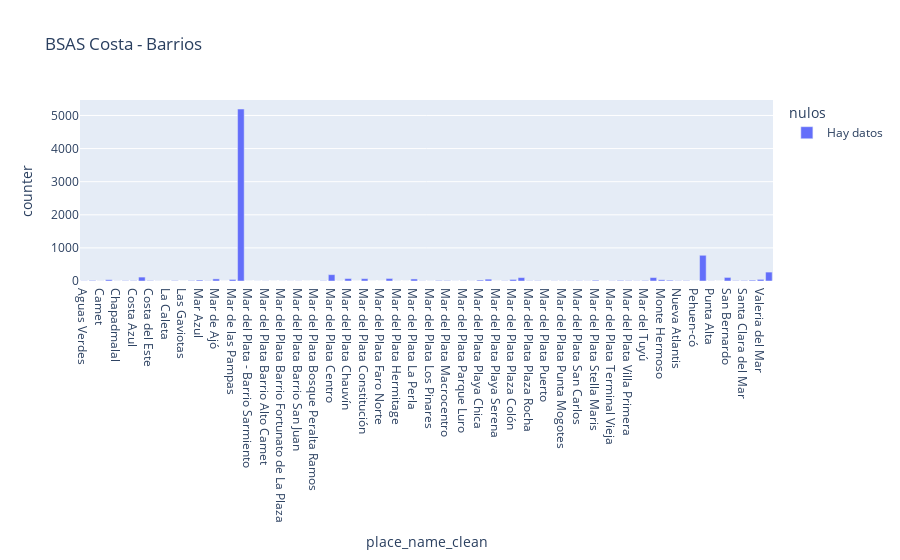

Notebook cell for this chart:
### Code cell
bsas_costa_barrios_grupo = bsas_costa.groupby(by=['state_name','place_name_clean','nulos'],as_index=False)['counter'].sum()
bsas_costa_barrios_grupo['nulos'] = bsas_costa_barrios_grupo['nulos'].astype(str)
bsas_costa_barrios_grupo['nulos'] = bsas_costa_barrios_grupo.nulos.str.replace('False','Hay datos')
bsas_costa_barrios_grupo['nulos'] = bsas_costa_barrios_grupo.nulos.str.replace('True','No hay datos')
fig = px.bar(bsas_costa_barrios_grupo, x="place_name_clean", y="counter",
             color='nulos', barmode='group',
             height=400, title=" BSAS Costa - Barrios")
fig.show()

### Figure 1 — Plotly figure (JSON) as saved in the notebook; plotly's stock layout.template omitted (floating-point values rounded to 4 significant figures)
{"data": [{"alignmentgroup": "True", "hovertemplate": "nulos=Hay datos<br>place_name_clean=%{x}<br>counter=%{y}<extra></extra>", "legendgroup": "Hay datos", "marker": {"color": "#636efa"}, "name": "Hay datos", "offsetgroup": "Hay datos", "orientation": "v", "showlegend": true, "textposition": "auto", "type": "bar", "x": ["Aguas Verdes", "Buenos Aires Costa Atlántica", "Camet", "Cariló", "Chapadmalal", "Claromecó", "Costa Azul", "Costa Esmeralda", "Costa del Este", "Dunamar", "La Caleta", "La Lucila del Mar", "Las Gaviotas", "Las Toninas", "Mar Azul", "Mar Chiquita", "Mar de Ajó", "Mar de Cobo", "Mar de las Pampas", "Mar del Plata", "Mar del Plata - Barrio Sarmiento", "Mar del Plata Alem", "Mar del Plata Barrio Alto Camet", "Mar del Plata Barrio Camet", "Mar del Plata Barrio Fortunato de La Plaza", "Mar del Plata Barrio La Perla Norte", "Mar del Plata Barrio San Juan", "Mar del Plata Bernardino Rivadavia", "Mar del Plata Bosque Peralta Ramos", "Mar del Plata Caisamar", "Mar del Plata Centro", "Mar del Plata Chapadmalal", "Mar del Plata Chauvín", "Mar del Plata Colina de Peralta Ramos", "Mar del Plata Constitución", "Mar del Plata Don Bosco", "Mar del Plata Faro Norte", "Mar del Plata Güemes", "Mar del Plata Hermitage", "Mar del Plata Juramento", "Mar del Plata La Perla", "Mar del Plata Los Acantilados", "Mar del Plata Los Pinares", "Mar del Plata Los Troncos", "Mar del Plata Macrocentro", "Mar del Plata Mundialista", "Mar del Plata Parque Luro", "Mar del Plata Pinos de Anchorena", "Mar del Plata Playa Chica", "Mar del Plata Playa Grande", "Mar del Plata Playa Serena", "Mar del Plata Playa Varese", "Mar del Plata Plaza Colón", "Mar del Plata Plaza Mitre", "Mar del Plata Plaza Rocha", "Mar del Plata Pompeya", "Mar del Plata Puerto", "Mar del Plata Punta Iglesia", "Mar del Plata Punta Mogotes", "Mar del Plata Rumenco", "Mar del Plata San Carlos", "Mar del Plata San Juan", "Mar del Plata Stella Maris", "Mar del Plata Terminal Nueva", "Mar del Plata Terminal Vieja", "Mar del Plata Torreón", "Mar del Plata Villa Primera", "Mar del Sur", "Mar del Tuyú", "Miramar", "Monte Hermoso", "Necochea", "Nueva Atlantis", "Ostende", "Pehuen-có", "Pinamar", "Punta Alta", "Reta", "San Bernardo", "San Clemente del Tuyú", "Santa Clara del Mar", "Santa Teresita", "Valeria del Mar", "Villa Gesell"], "xaxis": "x", "y": [6, 17, 3, 39, 3, 10, 11, 118, 12, 3, 1, 12, 1, 13, 29, 6, 64, 1, 47, 5194, 1, 2, 4, 1, 2, 3, 4, 1, 1, 9, 192, 2, 75, 1, 72, 1, 1, 77, 2, 1, 62, 5, 2, 16, 14, 2, 8, 3, 28, 56, 1, 8, 47, 103, 7, 9, 1, 5, 5, 7, 8, 4, 23, 1, 6, 18, 11, 6, 15, 104, 37, 24, 8, 11, 1, 777, 4, 1, 108, 11, 15, 25, 49, 269], "yaxis": "y"}], "layout": {"autosize": true, "barmode": "group", "legend": {"title": {"text": "nulos"}, "tracegroupgap": 0}, "title": {"text": " BSAS Costa - Barrios"}, "xaxis": {"anchor": "y", "autorange": true, "domain": [0, 1], "range": [-0.5, 83.5], "title": {"text": "place_name_clean"}, "type": "category"}, "yaxis": {"anchor": "x", "autorange": true, "domain": [0, 1], "range": [0, 5467.0], "title": {"text": "counter"}, "type": "linear"}}}
